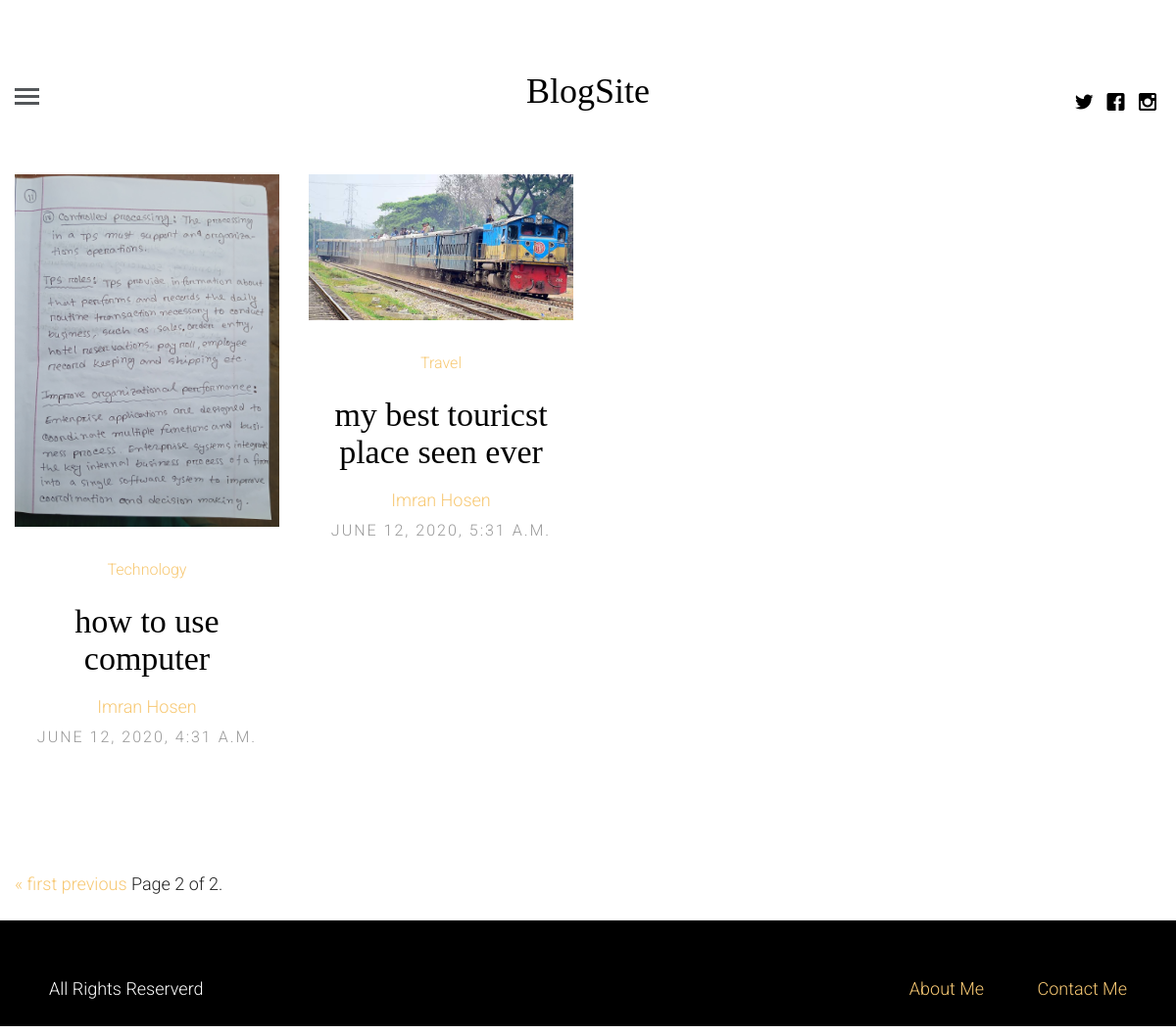
Page /?page=2 on the earlier database version.
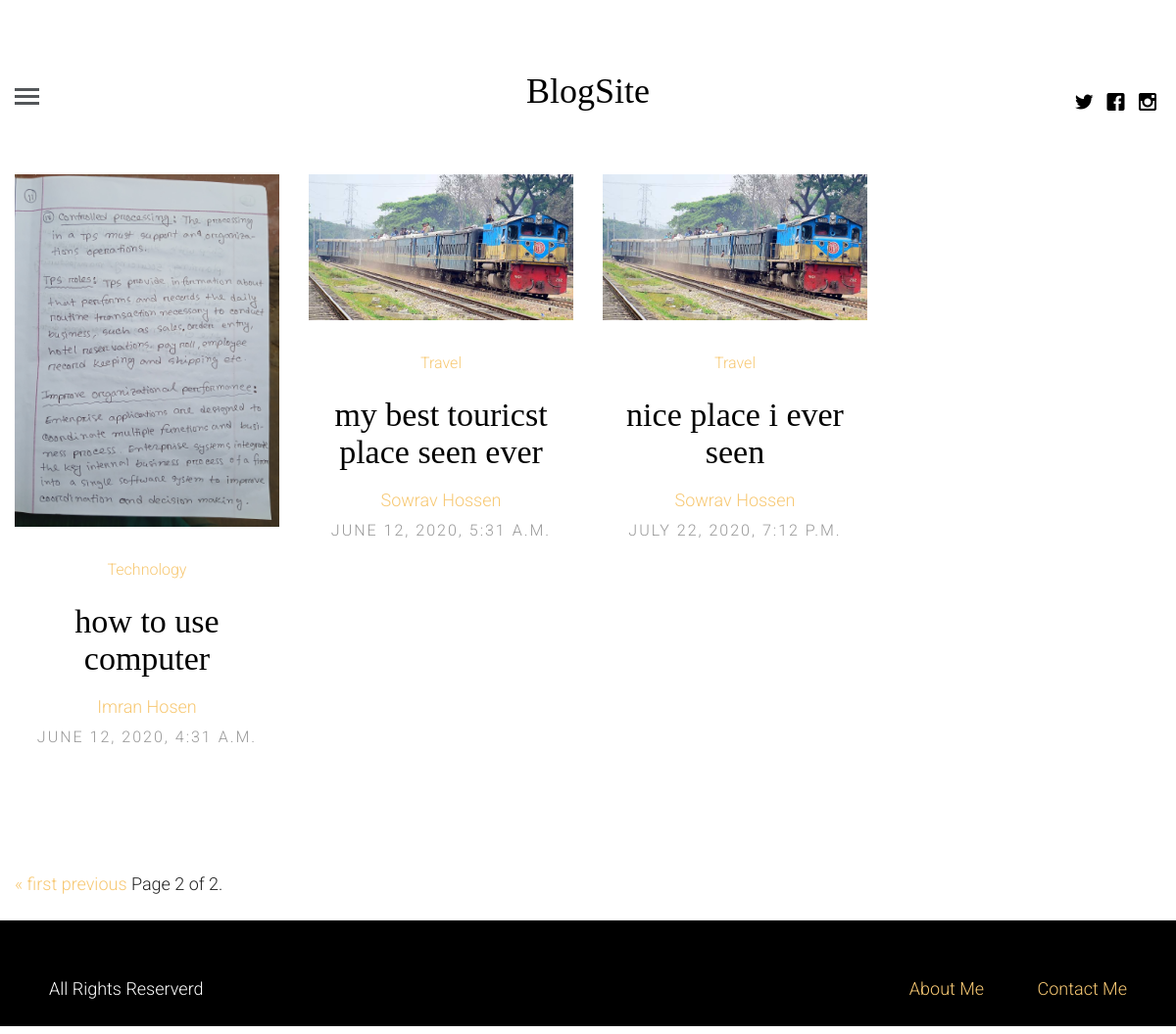
Same page on the later database version.
### blog/models.py (models this page shows, shortened)
class Post(models.Model):
    title = models.CharField(max_length=150)
    image = models.ImageField()
    category = models.ForeignKey(Post_Catetory, on_delete=models.CASCADE)
    description = RichTextField()
    author = models.ForeignKey(RegisterUser, on_delete=models.CASCADE)
    is_approve = models.BooleanField(default=True)
    posted = models.DateTimeField(auto_now_add=True)
    updated = models.DateTimeField(auto_now=True)

class Post_Catetory(models.Model):
    name = models.CharField(max_length=120)
    def __str__(self):
        return self.name

class RegisterUser(models.Model):
    first_name = models.CharField(max_length=60)
    last_name = models.CharField(max_length=60)
    email = models.EmailField(max_length=120)
    username = models.CharField(max_length=100)
    password = models.CharField(max_length=30)
    profile_picture = models.ImageField(default='avatar.png', blank=True)
    about_me  = models.TextField(blank=True, null=True)
    created_at = models.DateTimeField(auto_now_add=True)
    updated = models.DateTimeField(auto_now=True)

### blog/views.py (the view)
# urls.py: path('', views.Home, name='home'),
def Home(request):
    posts = Post.objects.all()
    paginator = Paginator(posts, 4)
    page_number = request.GET.get('page')
    page_obj = paginator.get_page(page_number)
    context = {
        'posts':page_obj,
    }
    template = 'index.html'
    return render(request, template, context)

### templates/index.html (shortened to what this page needs)
{% extends 'base.html' %}
{% block content %}
	<div class="container-fluid">
		<div class="row fh5co-post-entry">
			{% for post in posts %}
			<article class="col-lg-3 col-md-3 col-sm-3 col-xs-6 col-xxs-12 animate-box">
				<figure>
					<a href="{% url 'blog:post_detail' post.id %}"><img src="{{ post.image.url }}" alt="Image" class="img-responsive"></a>
				</figure>
				<span class="fh5co-meta"><a href="{% url 'blog:post_category' name=post.category.name %}">{{ post.category }}</a></span>
				<h2 class="fh5co-article-title"><a href="{% url 'blog:post_detail' post.id %}">{{ post.title }}</a></h2>
				<a href="{% url 'blog:post_detail' post.id %}" style="text-transform: capitalize;">{{ post.author.first_name }} {{ post.author.last_name }}</a>
				<span class="fh5co-meta fh5co-date">{{ post.posted }}</span>
			</article>
			{% endfor %}
		</div>
		<div class="row">
			<div class="col-lg-12">
				<div class="pagination_area">
					<div class="pagination">
						<span class="step-links">
						{% if posts.has_previous %}
						<a href="?page=1">&laquo; first</a>
						<a href="?page={{ posts.previous_page_number }}">previous</a>
						{% endif %}
						<span class="current">
						Page {{ posts.number }} of {{ posts.paginator.num_pages }}.
						</span>
						</span>
					</div>
				</div>
			</div>
		</div>
	</div>
{% endblock content %}

### templates/base.html (shortened to what this page needs)
<!DOCTYPE html>
<html class="no-js">
	<head>
		{% load static %}
	<link rel="stylesheet" href="{% static 'css/animate.css' %}">
	<link rel="stylesheet" href="{% static 'css/icomoon.css' %}">
	<link rel="stylesheet" href="{% static 'css/bootstrap.css' %}">
	<link rel="stylesheet" href="{% static 'style.css' %}">
	</head>
	<body>
	<header id="fh5co-header">
		<div class="container-fluid">
			<div class="row">
				<a href="#" class="js-fh5co-nav-toggle fh5co-nav-toggle"><i></i></a>
				<ul class="fh5co-social">
					<li><a href="#"><i class="icon-twitter"></i></a></li>
					<li><a href="#"><i class="icon-facebook"></i></a></li>
					<li><a href="#"><i class="icon-instagram"></i></a></li>
				</ul>
				<div class="col-lg-12 col-md-12 text-center">
					<h1 id="fh5co-logo"><a href="{% url 'blog:home' %}">BlogSite</a></h1>
				</div>
			</div>
		</div>
	</header>
    {% block content %} {% endblock content %}
	<footer id="fh5co-footer" style="background-color: black;">
		<div class="footer_left">
			<p>All Rights Reserverd</p>
		</div>
		<div class="footer_right">
			<li><a href="{% url 'blog:about_me' %}">About Me</a></li>
			<li><a href="{% url 'blog:contact_me' %}">Contact Me</a></li>
		</div>
	</footer>
	</body>
</html>

### static/css/icomoon.css (style rules this page uses)
[class^="icon-"], [class*=" icon-"] { font-family: 'icomoon' !important; speak: none; font-style: normal; font-weight: normal; font-variant: normal; text-transform: none; line-height: 1; -webkit-font-smoothing: antialiased; -moz-osx-font-smoothing: grayscale; }
.icon-facebook:before { content: "\ea67"; }
.icon-instagram:before { content: "\ea6f"; }
.icon-twitter:before { content: "\ea7c"; }

### static/style.css (style rules this page uses)
html { background: #fff; }
body { font-family: "Roboto", arial, sans-serif; font-size: 18px; font-weight: 300; line-height: 1.8; color: #222; background: #fff; }
a { color: #f7c873; -webkit-transition: 0.5s; -o-transition: 0.5s; transition: 0.5s; }
h1, h2, h3, h4, h5, h6 { font-family: "Playfair Display", times, serif; color: #000; }
p { margin-bottom: 30px; }
#fh5co-header { padding: 3em 3em; float: left; width: 100%; }
.footer_left { float: left; width: 50%; text-align-last: left; }
.footer_right { float: left; width: 50%; text-align: right; }
.footer_right li { display: inline; padding-right: 50px; }
.footer_left p { color: #fff; padding-left: 50px; }
@media screen and (max-width: 1200px) { #fh5co-header { padding-left: 15px; padding-right: 15px; } }
#fh5co-header .fh5co-nav-toggle { position: absolute; top: 4.2em; left: 3em; z-index: 99; }
@media screen and (max-width: 1200px) { #fh5co-header .fh5co-nav-toggle { top: 4em; left: 15px; } }
#fh5co-header .fh5co-social { position: absolute !important; right: 3em !important; top: 3.2em; z-index: 99; -webkit-transition: 0.5s; -o-transition: 0.5s; transition: 0.5s; }
@media screen and (max-width: 1200px) { #fh5co-header .fh5co-social { right: 15px !important; top: 3.2em; } }
#fh5co-header #fh5co-logo { text-align: center; }
#fh5co-header #fh5co-logo a { color: #000; }
.fh5co-post-entry article { text-align: center; float: left; margin-bottom: 110px; padding-left: 2em; padding-right: 2em; }
@media screen and (max-width: 1200px) { .fh5co-post-entry article { margin-bottom: 80px; padding-left: 15px; padding-right: 15px; } }
.fh5co-post-entry article a img { opacity: 1; -webkit-transition: 0.5s; -o-transition: 0.5s; transition: 0.5s; }
.fh5co-post-entry article figure { margin-bottom: 30px; }
.fh5co-post-entry article h2 { font-family: "Playfair Display", times, serif; font-size: 34px; color: #000; margin-bottom: 15px; }
.fh5co-post-entry article h2 a { color: #000; }
.fh5co-post-entry article .fh5co-meta { font-size: 16px; font-family: "Roboto", arial, sans-serif; color: #999999; margin-bottom: 20px; display: block; }
.fh5co-post-entry article .fh5co-meta.fh5co-date { text-transform: uppercase; letter-spacing: 2px; }
.fh5co-social { padding: 0; margin: 30px 0 0 0; position: relative; }
.fh5co-social li { padding: 0; margin: 0; list-style: none; display: inline; }
.fh5co-social li a { font-size: 20px; padding: 4px; color: #000; }
#fh5co-footer { padding: 3em 0; text-align: center; }
.js .to-animate, .js .to-animate-2, .js .animate-box { opacity: 0; }
.fh5co-nav-toggle { width: 25px; height: 25px; cursor: pointer; text-decoration: none; }
.fh5co-nav-toggle i { position: relative; display: -moz-inline-stack; display: inline-block; zoom: 1; *display: inline; width: 25px; height: 3px; color: #535659; font: bold 14px/.4 Helvetica; text-transform: uppercase; text-indent: -55px; background: #535659; transition: all .2s ease-out; }
.fh5co-nav-toggle i::before, .fh5co-nav-toggle i::after { content: ''; width: 25px; height: 3px; background: #535659; position: absolute; left: 0; -webkit-transition: 0.2s; -o-transition: 0.2s; transition: 0.2s; }
.fh5co-nav-toggle i::before { top: -7px; }
.fh5co-nav-toggle i::after { bottom: -7px; }
.fh5co-nav-toggle { position: absolute; top: 18px; left: 0; z-index: 21; padding: 6px 0 0 0; display: block; margin: 0 auto; display: block; height: 44px; width: 25px; border-bottom: none !important; }
.img-responsive { width: 100%; }

Differences in the rows shown:
changed Post "my best touricst place seen ever": author.first_name "Imran" → "Sowrav"; author.last_name "Hosen" → "Hossen"
added Post: image (picture), category "Travel", title "nice place i ever seen", author.first_name "Sowrav", author.last_name "Hossen", posted "JULY 22, 2020, 7:12 P.M."
